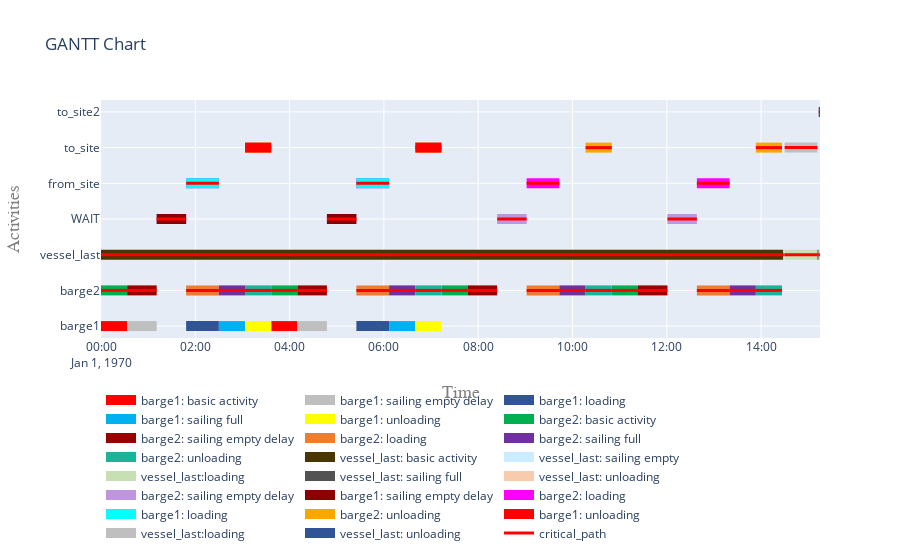

Notebook cell for this chart:
### Markdown cell above
#### Get critical path log and dependencies

### Code cell
my_cp_log = CpLog(obj, act)
my_cp_log.get_dependencies()
my_cp_log.mark_critical_activities()
#my_cp_log.make_gantt_mpl()
my_cp_log.make_gantt_plotly()

### Figure 1 — Plotly figure (JSON) as saved in the notebook; plotly's stock layout.template omitted (floating-point values rounded to 4 significant figures)
{"data": [{"connectgaps": false, "hoverinfo": "y+name", "line": {"color": "#ff0000", "width": 10}, "mode": "lines", "name": "barge1: basic activity", "type": "scatter", "x": ["1970-01-01T00:00:00", "1970-01-01T00:33:20", "1970-01-01T00:33:20", "1970-01-01T03:36:40", "1970-01-01T04:10:00", "1970-01-01T04:10:00"], "y": ["barge1", "barge1", null, "barge1", "barge1", null, "barge1", "barge1", null, "barge1", "barge1", null, "barge1", "barge1", null, "barge1", "barge1", null]}, {"connectgaps": false, "hoverinfo": "y+name", "line": {"color": "#bfbfbf", "width": 10}, "mode": "lines", "name": "barge1: sailing empty delay", "type": "scatter", "x": ["1970-01-01T00:33:20", "1970-01-01T01:10:50", "1970-01-01T01:10:50", "1970-01-01T04:10:00", "1970-01-01T04:47:30", "1970-01-01T04:47:30"], "y": ["barge1", "barge1", null, "barge1", "barge1", null, "barge1", "barge1", null, "barge1", "barge1", null, "barge1", "barge1", null, "barge1", "barge1", null]}, {"connectgaps": false, "hoverinfo": "y+name", "line": {"color": "#305496", "width": 10}, "mode": "lines", "name": "barge1: loading", "type": "scatter", "x": ["1970-01-01T01:48:20", "1970-01-01T02:30:00", "1970-01-01T02:30:00", "1970-01-01T05:25:00", "1970-01-01T06:06:40", "1970-01-01T06:06:40"], "y": ["barge1", "barge1", null, "barge1", "barge1", null, "barge1", "barge1", null, "barge1", "barge1", null, "barge1", "barge1", null, "barge1", "barge1", null]}, {"connectgaps": false, "hoverinfo": "y+name", "line": {"color": "#00b0f0", "width": 10}, "mode": "lines", "name": "barge1: sailing full", "type": "scatter", "x": ["1970-01-01T02:30:00", "1970-01-01T03:03:20", "1970-01-01T03:03:20", "1970-01-01T06:06:40", "1970-01-01T06:40:00", "1970-01-01T06:40:00"], "y": ["barge1", "barge1", null, "barge1", "barge1", null, "barge1", "barge1", null, "barge1", "barge1", null, "barge1", "barge1", null, "barge1", "barge1", null]}, {"connectgaps": false, "hoverinfo": "y+name", "line": {"color": "#ffff00", "width": 10}, "mode": "lines", "name": "barge1: unloading", "type": "scatter", "x": ["1970-01-01T03:03:20", "1970-01-01T03:36:40", "1970-01-01T03:36:40", "1970-01-01T06:40:00", "1970-01-01T07:13:20", "1970-01-01T07:13:20"], "y": ["barge1", "barge1", null, "barge1", "barge1", null, "barge1", "barge1", null, "barge1", "barge1", null, "barge1", "barge1", null, "barge1", "barge1", null]}, {"connectgaps": false, "hoverinfo": "y+name", "line": {"color": "#00b050", "width": 10}, "mode": "lines", "name": "barge2: basic activity", "type": "scatter", "x": ["1970-01-01T00:00:00", "1970-01-01T00:33:20", "1970-01-01T00:33:20", "1970-01-01T03:36:40", "1970-01-01T04:10:00", "1970-01-01T04:10:00", "1970-01-01T07:13:20", "1970-01-01T07:46:40", "1970-01-01T07:46:40", "1970-01-01T10:50:00", "1970-01-01T11:23:20", "1970-01-01T11:23:20"], "y": ["barge2", "barge2", null, "barge2", "barge2", null, "barge2", "barge2", null, "barge2", "barge2", null, "barge2", "barge2", null, "barge2", "barge2", null, "barge2", "barge2", null, "barge2", "barge2", null, "barge2", "barge2", null, "barge2", "barge2", null, "barge2", "barge2", null, "barge2", "barge2", null]}, {"connectgaps": false, "hoverinfo": "y+name", "line": {"color": "#990101", "width": 10}, "mode": "lines", "name": "barge2: sailing empty delay", "type": "scatter", "x": ["1970-01-01T00:33:20", "1970-01-01T01:10:50", "1970-01-01T01:10:50", "1970-01-01T04:10:00", "1970-01-01T04:47:30", "1970-01-01T04:47:30", "1970-01-01T07:46:40", "1970-01-01T08:24:10", "1970-01-01T08:24:10", "1970-01-01T11:23:20", "1970-01-01T12:00:50", "1970-01-01T12:00:50"], "y": ["barge2", "barge2", null, "barge2", "barge2", null, "barge2", "barge2", null, "barge2", "barge2", null, "barge2", "barge2", null, "barge2", "barge2", null, "barge2", "barge2", null, "barge2", "barge2", null, "barge2", "barge2", null, "barge2", "barge2", null, "barge2", "barge2", null, "barge2", "barge2", null]}, {"connectgaps": false, "hoverinfo": "y+name", "line": {"color": "#ED7D31", "width": 10}, "mode": "lines", "name": "barge2: loading", "type": "scatter", "x": ["1970-01-01T01:48:20", "1970-01-01T02:30:00", "1970-01-01T02:30:00", "1970-01-01T05:25:00", "1970-01-01T06:06:40", "1970-01-01T06:06:40", "1970-01-01T09:01:40", "1970-01-01T09:43:20", "1970-01-01T09:43:20", "1970-01-01T12:38:20", "1970-01-01T13:20:00", "1970-01-01T13:20:00"], "y": ["barge2", "barge2", null, "barge2", "barge2", null, "barge2", "barge2", null, "barge2", "barge2", null, "barge2", "barge2", null, "barge2", "barge2", null, "barge2", "barge2", null, "barge2", "barge2", null, "barge2", "barge2", null, "barge2", "barge2", null, "barge2", "barge2", null, "barge2", "barge2", null]}, {"connectgaps": false, "hoverinfo": "y+name", "line": {"color": "#7030A0", "width": 10}, "mode": "lines", "name": "barge2: sailing full", "type": "scatter", "x": ["1970-01-01T02:30:00", "1970-01-01T03:03:20", "1970-01-01T03:03:20", "1970-01-01T06:06:40", "1970-01-01T06:40:00", "1970-01-01T06:40:00", "1970-01-01T09:43:20", "1970-01-01T10:16:40", "1970-01-01T10:16:40", "1970-01-01T13:20:00", "1970-01-01T13:53:20", "1970-01-01T13:53:20"], "y": ["barge2", "barge2", null, "barge2", "barge2", null, "barge2", "barge2", null, "barge2", "barge2", null, "barge2", "barge2", null, "barge2", "barge2", null, "barge2", "barge2", null, "barge2", "barge2", null, "barge2", "barge2", null, "barge2", "barge2", null, "barge2", "barge2", null, "barge2", "barge2", null]}, {"connectgaps": false, "hoverinfo": "y+name", "line": {"color": "#1EB299", "width": 10}, "mode": "lines", "name": "barge2: unloading", "type": "scatter", "x": ["1970-01-01T03:03:20", "1970-01-01T03:36:40", "1970-01-01T03:36:40", "1970-01-01T06:40:00", "1970-01-01T07:13:20", "1970-01-01T07:13:20", "1970-01-01T10:16:40", "1970-01-01T10:50:00", "1970-01-01T10:50:00", "1970-01-01T13:53:20", "1970-01-01T14:26:40", "1970-01-01T14:26:40"], "y": ["barge2", "barge2", null, "barge2", "barge2", null, "barge2", "barge2", null, "barge2", "barge2", null, "barge2", "barge2", null, "barge2", "barge2", null, "barge2", "barge2", null, "barge2", "barge2", null, "barge2", "barge2", null, "barge2", "barge2", null, "barge2", "barge2", null, "barge2", "barge2", null]}, {"connectgaps": false, "hoverinfo": "y+name", "line": {"color": "#483700", "width": 10}, "mode": "lines", "name": "vessel_last: basic activity", "type": "scatter", "x": ["1970-01-01T00:00:00", "1970-01-01T14:26:40", "1970-01-01T14:26:40", "1970-01-01T14:26:40", "1970-01-01T14:28:20", "1970-01-01T14:28:20"], "y": ["vessel_last", "vessel_last", null, "vessel_last", "vessel_last", null, "vessel_last", "vessel_last", null, "vessel_last", "vessel_last", null, "vessel_last", "vessel_last", null, "vessel_last", "vessel_last", null]}, {"connectgaps": false, "hoverinfo": "y+name", "line": {"color": "#CCECFF", "width": 10}, "mode": "lines", "name": "vessel_last: sailing empty", "type": "scatter", "x": ["1970-01-01T14:28:20", "1970-01-01T14:30:00", "1970-01-01T14:30:00"], "y": ["vessel_last", "vessel_last", null, "vessel_last", "vessel_last", null, "vessel_last", "vessel_last", null]}, {"connectgaps": false, "hoverinfo": "y+name", "line": {"color": "#c6e0b4", "width": 10}, "mode": "lines", "name": "vessel_last:loading", "type": "scatter", "x": ["1970-01-01T14:30:00", "1970-01-01T15:11:40", "1970-01-01T15:11:40"], "y": ["vessel_last", "vessel_last", null, "vessel_last", "vessel_last", null, "vessel_last", "vessel_last", null]}, {"connectgaps": false, "hoverinfo": "y+name", "line": {"color": "#525252", "width": 10}, "mode": "lines", "name": "vessel_last: sailing full", "type": "scatter", "x": ["1970-01-01T15:11:40", "1970-01-01T15:13:20", "1970-01-01T15:13:20"], "y": ["vessel_last", "vessel_last", null, "vessel_last", "vessel_last", null, "vessel_last", "vessel_last", null]}, {"connectgaps": false, "hoverinfo": "y+name", "line": {"color": "#f8cbad", "width": 10}, "mode": "lines", "name": "vessel_last: unloading", "type": "scatter", "x": ["1970-01-01T15:13:20", "1970-01-01T15:15:00", "1970-01-01T15:15:00"], "y": ["vessel_last", "vessel_last", null, "vessel_last", "vessel_last", null, "vessel_last", "vessel_last", null]}, {"connectgaps": false, "hoverinfo": "y+name", "line": {"color": "#bf95df", "width": 10}, "mode": "lines", "name": "barge2: sailing empty delay", "type": "scatter", "x": ["1970-01-01T01:10:50", "1970-01-01T01:48:20", "1970-01-01T01:48:20", "1970-01-01T04:47:30", "1970-01-01T05:25:00", "1970-01-01T05:25:00", "1970-01-01T08:24:10", "1970-01-01T09:01:40", "1970-01-01T09:01:40", "1970-01-01T12:00:50", "1970-01-01T12:38:20", "1970-01-01T12:38:20"], "y": ["WAIT", "WAIT", null, "WAIT", "WAIT", null, "WAIT", "WAIT", null, "WAIT", "WAIT", null, "WAIT", "WAIT", null, "WAIT", "WAIT", null, "WAIT", "WAIT", null, "WAIT", "WAIT", null, "WAIT", "WAIT", null, "WAIT", "WAIT", null, "WAIT", "WAIT", null, "WAIT", "WAIT", null]}, {"connectgaps": false, "hoverinfo": "y+name", "line": {"color": "darkred", "width": 10}, "mode": "lines", "name": "barge1: sailing empty delay", "type": "scatter", "x": ["1970-01-01T01:10:50", "1970-01-01T01:48:20", "1970-01-01T01:48:20", "1970-01-01T04:47:30", "1970-01-01T05:25:00", "1970-01-01T05:25:00"], "y": ["WAIT", "WAIT", null, "WAIT", "WAIT", null, "WAIT", "WAIT", null, "WAIT", "WAIT", null, "WAIT", "WAIT", null, "WAIT", "WAIT", null]}, {"connectgaps": false, "hoverinfo": "y+name", "line": {"color": "magenta", "width": 10}, "mode": "lines", "name": "barge2: loading", "type": "scatter", "x": ["1970-01-01T01:48:20", "1970-01-01T02:30:00", "1970-01-01T02:30:00", "1970-01-01T05:25:00", "1970-01-01T06:06:40", "1970-01-01T06:06:40", "1970-01-01T09:01:40", "1970-01-01T09:43:20", "1970-01-01T09:43:20", "1970-01-01T12:38:20", "1970-01-01T13:20:00", "1970-01-01T13:20:00"], "y": ["from_site", "from_site", null, "from_site", "from_site", null, "from_site", "from_site", null, "from_site", "from_site", null, "from_site", "from_site", null, "from_site", "from_site", null, "from_site", "from_site", null, "from_site", "from_site", null, "from_site", "from_site", null, "from_site", "from_site", null, "from_site", "from_site", null, "from_site", "from_site", null]}, {"connectgaps": false, "hoverinfo": "y+name", "line": {"color": "cyan", "width": 10}, "mode": "lines", "name": "barge1: loading", "type": "scatter", "x": ["1970-01-01T01:48:20", "1970-01-01T02:30:00", "1970-01-01T02:30:00", "1970-01-01T05:25:00", "1970-01-01T06:06:40", "1970-01-01T06:06:40"], "y": ["from_site", "from_site", null, "from_site", "from_site", null, "from_site", "from_site", null, "from_site", "from_site", null, "from_site", "from_site", null, "from_site", "from_site", null]}, {"connectgaps": false, "hoverinfo": "y+name", "line": {"color": "orange", "width": 10}, "mode": "lines", "name": "barge2: unloading", "type": "scatter", "x": ["1970-01-01T03:03:20", "1970-01-01T03:36:40", "1970-01-01T03:36:40", "1970-01-01T06:40:00", "1970-01-01T07:13:20", "1970-01-01T07:13:20", "1970-01-01T10:16:40", "1970-01-01T10:50:00", "1970-01-01T10:50:00", "1970-01-01T13:53:20", "1970-01-01T14:26:40", "1970-01-01T14:26:40"], "y": ["to_site", "to_site", null, "to_site", "to_site", null, "to_site", "to_site", null, "to_site", "to_site", null, "to_site", "to_site", null, "to_site", "to_site", null, "to_site", "to_site", null, "to_site", "to_site", null, "to_site", "to_site", null, "to_site", "to_site", null, "to_site", "to_site", null, "to_site", "to_site", null]}, {"connectgaps": false, "hoverinfo": "y+name", "line": {"color": "#ff0000", "width": 10}, "mode": "lines", "name": "barge1: unloading", "type": "scatter", "x": ["1970-01-01T03:03:20", "1970-01-01T03:36:40", "1970-01-01T03:36:40", "1970-01-01T06:40:00", "1970-01-01T07:13:20", "1970-01-01T07:13:20"], "y": ["to_site", "to_site", null, "to_site", "to_site", null, "to_site", "to_site", null, "to_site", "to_site", null, "to_site", "to_site", null, "to_site", "to_site", null]}, {"connectgaps": false, "hoverinfo": "y+name", "line": {"color": "#bfbfbf", "width": 10}, "mode": "lines", "name": "vessel_last:loading", "type": "scatter", "x": ["1970-01-01T14:30:00", "1970-01-01T15:11:40", "1970-01-01T15:11:40"], "y": ["to_site", "to_site", null, "to_site", "to_site", null, "to_site", "to_site", null]}, {"connectgaps": false, "hoverinfo": "y+name", "line": {"color": "#305496", "width": 10}, "mode": "lines", "name": "vessel_last: unloading", "type": "scatter", "x": ["1970-01-01T15:13:20", "1970-01-01T15:15:00", "1970-01-01T15:15:00"], "y": ["to_site2", "to_site2", null, "to_site2", "to_site2", null, "to_site2", "to_site2", null]}, {"connectgaps": false, "hoverinfo": "name", "line": {"color": "red", "width": 3}, "mode": "lines", "name": "critical_path", "type": "scatter", "x": ["1970-01-01T00:00:00", "1970-01-01T00:33:20", "1970-01-01T00:33:20", "1970-01-01T00:00:00", "1970-01-01T14:26:40", "1970-01-01T14:26:40", "1970-01-01T00:33:20", "1970-01-01T01:10:50", "1970-01-01T01:10:50", "1970-01-01T01:10:50", "1970-01-01T01:48:20", "1970-01-01T01:48:20", "1970-01-01T01:48:20", "1970-01-01T02:30:00", "1970-01-01T02:30:00", "1970-01-01T01:48:20", "1970-01-01T02:30:00", "1970-01-01T02:30:00", "1970-01-01T02:30:00", "1970-01-01T03:03:20", "1970-01-01T03:03:20", "1970-01-01T03:03:20", "1970-01-01T03:36:40", "1970-01-01T03:36:40", "1970-01-01T03:03:20", "1970-01-01T03:36:40", "1970-01-01T03:36:40", "1970-01-01T03:36:40", "1970-01-01T04:10:00", "1970-01-01T04:10:00", "1970-01-01T04:10:00", "1970-01-01T04:47:30", "1970-01-01T04:47:30", "1970-01-01T04:47:30", "1970-01-01T05:25:00", "1970-01-01T05:25:00", "1970-01-01T05:25:00", "1970-01-01T06:06:40", "1970-01-01T06:06:40", "1970-01-01T05:25:00", "1970-01-01T06:06:40", "1970-01-01T06:06:40", "1970-01-01T06:06:40", "1970-01-01T06:40:00", "1970-01-01T06:40:00", "1970-01-01T06:40:00", "1970-01-01T07:13:20", "1970-01-01T07:13:20", "1970-01-01T06:40:00", "1970-01-01T07:13:20", "1970-01-01T07:13:20", "1970-01-01T07:13:20", "1970-01-01T07:46:40", "1970-01-01T07:46:40", "1970-01-01T07:46:40", "1970-01-01T08:24:10", "1970-01-01T08:24:10", "1970-01-01T08:24:10", "1970-01-01T09:01:40", "1970-01-01T09:01:40", "1970-01-01T09:01:40", "1970-01-01T09:43:20", "1970-01-01T09:43:20", "1970-01-01T09:01:40", "1970-01-01T09:43:20", "1970-01-01T09:43:20", "1970-01-01T09:43:20", "1970-01-01T10:16:40", "1970-01-01T10:16:40", "1970-01-01T10:16:40", "1970-01-01T10:50:00", "1970-01-01T10:50:00", "1970-01-01T10:16:40", "1970-01-01T10:50:00", "1970-01-01T10:50:00", "1970-01-01T10:50:00", "1970-01-01T11:23:20", "1970-01-01T11:23:20", "1970-01-01T11:23:20", "1970-01-01T12:00:50", "1970-01-01T12:00:50", "1970-01-01T12:00:50", "1970-01-01T12:38:20", "1970-01-01T12:38:20", "1970-01-01T12:38:20", "1970-01-01T13:20:00", "1970-01-01T13:20:00", "1970-01-01T12:38:20", "1970-01-01T13:20:00", "1970-01-01T13:20:00", "1970-01-01T13:20:00", "1970-01-01T13:53:20", "1970-01-01T13:53:20", "1970-01-01T13:53:20", "1970-01-01T14:26:40", "1970-01-01T14:26:40", "1970-01-01T13:53:20", "1970-01-01T14:26:40", "1970-01-01T14:26:40", "1970-01-01T14:26:40", "1970-01-01T14:28:20", "1970-01-01T14:28:20", "1970-01-01T14:28:20", "1970-01-01T14:30:00", "1970-01-01T14:30:00", "1970-01-01T14:30:00", "1970-01-01T15:11:40", "1970-01-01T15:11:40", "1970-01-01T14:30:00", "1970-01-01T15:11:40", "1970-01-01T15:11:40", "1970-01-01T15:11:40", "1970-01-01T15:13:20", "1970-01-01T15:13:20", "1970-01-01T15:13:20", "1970-01-01T15:15:00", "1970-01-01T15:15:00", "1970-01-01T15:13:20", "1970-01-01T15:15:00", "1970-01-01T15:15:00"], "y": ["barge2", "barge2", null, "vessel_last", "vessel_last", null, "barge2", "barge2", null, "WAIT", "WAIT", null, "barge2", "barge2", null, "from_site", "from_site", null, "barge2", "barge2", null, "barge2", "barge2", null, "to_site", "to_site", null, "barge2", "barge2", null, "barge2", "barge2", null, "WAIT", "WAIT", null, "barge2", "barge2", null, "from_site", "from_site", null, "barge2", "barge2", null, "barge2", "barge2", null, "to_site", "to_site", null, "barge2", "barge2", null, "barge2", "barge2", null, "WAIT", "WAIT", null, "barge2", "barge2", null, "from_site", "from_site", null, "barge2", "barge2", null, "barge2", "barge2", null, "to_site", "to_site", null, "barge2", "barge2", null, "barge2", "barge2", null, "WAIT", "WAIT", null, "barge2", "barge2", null, "from_site", "from_site", null, "barge2", "barge2", null, "barge2", "barge2", null, "to_site", "to_site", null, "vessel_last", "vessel_last", null, "vessel_last", "vessel_last", null, "to_site", "to_site", null, "vessel_last", "vessel_last", null, "vessel_last", "vessel_last", null, "to_site2", "to_site2", null, "vessel_last", "vessel_last", null]}], "layout": {"hovermode": "closest", "legend": {"orientation": "h", "x": 0, "y": -0.2}, "title": {"text": "GANTT Chart"}, "xaxis": {"range": ["1970-01-01T00:00:00", "1970-01-01T15:15:00"], "title": {"font": {"color": "#7f7f7f", "family": "Courier New, monospace", "size": 18}, "text": "Time"}}, "yaxis": {"title": {"font": {"color": "#7f7f7f", "family": "Courier New, monospace", "size": 18}, "text": "Activities"}}}}
